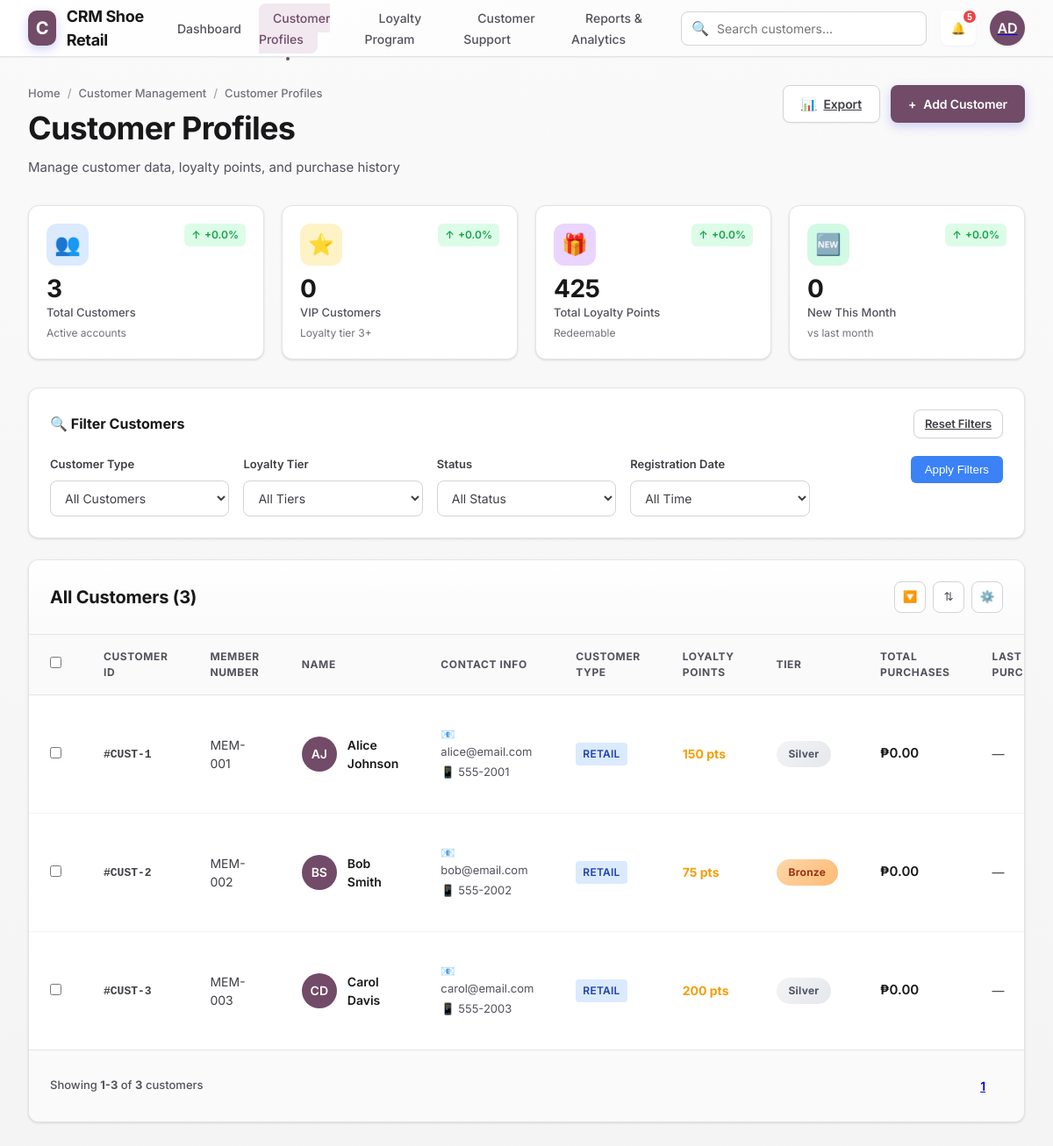
Screenshot of /public/crm/customerProfile.php (signed in) with the database file from the repository.
### tables this page shows
CREATE TABLE `users` (
  `UserID` int(11) NOT NULL,
  `Username` varchar(50) NOT NULL,
  `PasswordHash` varchar(255) NOT NULL,
  `FirstName` varchar(50) NOT NULL,
  `LastName` varchar(50) NOT NULL,
  `Email` varchar(100) NOT NULL,
  `Role` enum('Admin','Manager','Cashier','Accountant','Support','Inventory','Sales','Procurement','Accounting','Customers','HR') NOT NULL,
  `StoreID` int(11) DEFAULT NULL,
  `Status` enum('Active','Inactive') DEFAULT 'Active',
  `CreatedAt` datetime DEFAULT current_timestamp()
);

CREATE TABLE `customers` (
  `CustomerID` int(11) NOT NULL,
  `MemberNumber` varchar(20) DEFAULT NULL,
  `FirstName` varchar(50) NOT NULL,
  `LastName` varchar(50) DEFAULT NULL,
  `Email` varchar(100) DEFAULT NULL,
  `Phone` varchar(20) DEFAULT NULL,
  `Address` text DEFAULT NULL,
  `LoyaltyPoints` int(11) DEFAULT 0,
  `Status` enum('Active','Inactive') DEFAULT 'Active',
  `CreatedAt` datetime DEFAULT current_timestamp()
);

### api/crm.php (called while the page is built, shortened)
<?php
try {
    $db = Database::getInstance()->getConnection();
} catch (PDOException $e) {
    die("Connection failed: " . $e->getMessage());
}
$pdo = $db;
$filters = [
    'type' => $_GET['type'] ?? 'all',
    'tier' => $_GET['tier'] ?? 'all',
    'status' => $_GET['status'] ?? 'all',
    'date_range' => $_GET['date_range'] ?? 'all'
];
$totalCustomers = 0;
$vipCustomers = 0;
$totalLoyaltyPoints = 0;
$newThisMonth = 0;
$customers = [];
try {
    $monthStart = date('Y-m-01');
    $monthEnd = date('Y-m-t');
    $whereConditions = [];
    $params = [];
    $whereClause = $whereConditions ? "WHERE " . implode(" AND ", $whereConditions) : "";
    $stmt = $pdo->prepare("SELECT COUNT(*) FROM customers c $whereClause");
    $stmt->execute($params);
    $totalCustomers = (int)$stmt->fetchColumn();
    $page = isset($_GET['page']) ? max(1, intval($_GET['page'])) : 1;
    $perPage = 10;
    $offset = ($page - 1) * $perPage;
    $vipThreshold = 500;
    $stmt = $pdo->prepare("SELECT COUNT(*) FROM customers WHERE LoyaltyPoints >= ?");
    $stmt->execute([$vipThreshold]);
    $vipCustomers = (int)$stmt->fetchColumn();
    $stmt = $pdo->query("SELECT IFNULL(SUM(LoyaltyPoints),0) FROM customers");
    $totalLoyaltyPoints = (int)$stmt->fetchColumn();
    $stmt = $pdo->prepare("SELECT COUNT(*) FROM customers WHERE CreatedAt BETWEEN ? AND ?");
    $stmt->execute([$monthStart . ' 00:00:00', $monthEnd . ' 23:59:59']);
    $newThisMonth = (int)$stmt->fetchColumn();
    $sql = "SELECT CustomerID, MemberNumber, FirstName, LastName, Email, Phone, Address, LoyaltyPoints, Status, CreatedAt
            FROM customers c
            $whereClause
            ORDER BY FirstName
            LIMIT ? OFFSET ?";
    $stmt = $pdo->prepare($sql);
    $allParams = array_merge($params, [(int)$perPage, (int)$offset]);
    $stmt->execute($allParams);
    $custRows = $stmt->fetchAll(PDO::FETCH_ASSOC);
    $totalPages = $perPage > 0 ? (int)ceil($totalCustomers / $perPage) : 1;
    foreach ($custRows as $r) {
        $cid = $r['CustomerID'];
        $name = trim((($r['FirstName'] ?? '') . ' ' . ($r['LastName'] ?? '')));
        $initials = '';
        foreach (preg_split('/\s+/', $name) as $p) {
            $initials .= strtoupper(substr($p,0,1));
        }
        $points = (int)$r['LoyaltyPoints'];
        $s3 = $pdo->prepare("SELECT IFNULL(SUM(TotalAmount),0) as total, IFNULL(MAX(SaleDate), NULL) as last_sale FROM sales WHERE CustomerID = ?");
        $s3->execute([$cid]);
        $salesRow = $s3->fetch(PDO::FETCH_ASSOC);
        $totalPurchases = $salesRow ? (float)$salesRow['total'] : 0.0;
        $lastPurchase = $salesRow && $salesRow['last_sale'] ? date('M d, Y', strtotime($salesRow['last_sale'])) : '—';
        $tier = 'Bronze';
        if ($points >= 1000) $tier = 'Platinum';
        elseif ($points >= 500) $tier = 'Gold';
        elseif ($points >= 100) $tier = 'Silver';
        $customers[] = [
            'id' => $cid,
            'member_number' => $r['MemberNumber'],
            'display_id' => '#CUST-' . $cid,
            'name' => $name,
            'first_name' => $r['FirstName'],
            'last_name' => $r['LastName'],
            'initials' => $initials,
            'email' => $r['Email'] ?? '',
            'phone' => $r['Phone'] ?? '',
            'address' => $r['Address'] ?? '',
            'type' => ($points >= $vipThreshold ? 'VIP' : 'Retail'),
            'points' => $points,
            'tier' => $tier,
            'total_purchases' => '₱' . number_format($totalPurchases,2),
            'last_purchase' => $lastPurchase,
            'status' => $r['Status']
        ];
    }
} catch (Exception $e) {
    $_SESSION['error_message'] = "Database error: " . $e->getMessage();
}
$stats_dynamic = [
    ['icon'=>'👥','value'=>number_format($totalCustomers),'label'=>'Total Customers','sublabel'=>'Active accounts','trend'=>'+0.0%','trend_dir'=>'up','color'=>'#dbeafe'],
    ['icon'=>'⭐','value'=>number_format($vipCustomers),'label'=>'VIP Customers','sublabel'=>'Loyalty tier 3+','trend'=>'+0.0%','trend_dir'=>'up','color'=>'#fef3c7'],
    ['icon'=>'🎁','value'=>number_format($totalLoyaltyPoints),'label'=>'Total Loyalty Points','sublabel'=>'Redeemable','trend'=>'+0.0%','trend_dir'=>'up','color'=>'#e9d5ff'],
    ['icon'=>'🆕','value'=>number_format($newThisMonth),'label'=>'New This Month','sublabel'=>'vs last month','trend'=>'+0.0%','trend_dir'=>'up','color'=>'#d1fae5']
];
?>

### public/crm/customerProfile.php (the view, shortened to what this page needs)
<?php
require_once('../../api/crm.php');
$userId = $_SESSION['user_id'] ?? null;
$userInitials = '';
if ($userId) {
    $stmt = $db->prepare("SELECT FirstName FROM users WHERE UserID = ?");
    $stmt->execute([$userId]);
    $user = $stmt->fetch(PDO::FETCH_ASSOC);
    if ($user && !empty($user['FirstName'])) {
        $userInitials = strtoupper(substr($user['FirstName'], 0, 2));
    } else {
        $userInitials = 'NA';
    }
}
?>
<!DOCTYPE html>
<html lang="en">
<head>
    <link rel="stylesheet" href="./styles/crmGlobalStyles.css">
</head>
<body>
    <nav class="navbar">
        <div class="navbar-inner">
            <div class="brand">
                <div class="brand-icon">C</div>
                <span>CRM Shoe Retail</span>
            </div>
            <ul class="nav-menu">
                <li><a href="./CrmDashboard.php">Dashboard</a></li>
                <li><a href="./customerProfile.php" class="active">Customer Profiles</a></li>
                <li><a href="./loyaltyProgram.php">Loyalty Program</a></li>
                <li><a href="./customerSupport.php">Customer Support</a></li>
                <li><a href="./reportsManagement.php">Reports & Analytics</a></li>
            </ul>
            <div class="nav-right">
                <div class="search-wrapper">
                    <span class="search-icon">🔍</span>
                    <input type="text" class="search-box" placeholder="Search customers...">
                </div>
                <button class="notification-btn">
                    🔔
                    <span class="notification-badge">5</span>
                </button>
                <a href="./crmProfile.php">
                    <div class="user-avatar"><?php echo htmlspecialchars($userInitials); ?></div>
                </a>
            </div>
        </div>
    </nav>
    <div class="container">
        <div class="page-header">
            <div class="header-content">
                <div class="breadcrumb">
                    <span>Home</span>
                    <span class="breadcrumb-separator">/</span>
                    <span>Customer Management</span>
                    <span class="breadcrumb-separator">/</span>
                    <span>Customer Profiles</span>
                </div>
                <h1 class="page-title">Customer Profiles</h1>
                <p class="page-subtitle">Manage customer data, loyalty points, and purchase history</p>
            </div>
            <div class="header-actions">
                <a href="?export=1" class="btn btn-secondary">
                    <span>📊</span>
                    <span>Export</span>
                </a>
                <button class="btn btn-primary" onclick="openModal('addCustomerModal')">
                    <span>+</span>
                    <span>Add Customer</span>
                </button>
            </div>
        </div>
        <div class="stats-grid">
            <?php
            $stats = $stats_dynamic;
            foreach ($stats as $stat) {
                echo '<div class="stat-card">';
                echo '<div class="stat-header">';
                echo '<div class="stat-icon" style="background: ' . $stat['color'] . ';">' . $stat['icon'] . '</div>';
                echo '<div class="stat-trend ' . $stat['trend_dir'] . '">';
                echo '<span>' . ($stat['trend_dir'] === 'up' ? '↑' : '↓') . '</span>';
                echo '<span>' . $stat['trend'] . '</span>';
                echo '</div>';
                echo '</div>';
                echo '<div class="stat-value">' . $stat['value'] . '</div>';
                echo '<div class="stat-label">' . $stat['label'] . '</div>';
                echo '<div class="stat-sublabel">' . $stat['sublabel'] . '</div>';
                echo '</div>';
            }
            ?>
        </div>
        <div class="filters-section">
            <div class="filters-header">
                <div class="filters-title">🔍 Filter Customers</div>
                <a href="customerProfile.php" class="btn btn-secondary" style="padding: 6px 12px; font-size: 13px;">Reset Filters</a>
            </div>
            <form method="GET" class="filters-form">
                <div class="filters-grid">
                    <div class="filter-group">
                        <label class="filter-label">Customer Type</label>
                        <select class="filter-select" name="type">
                            <option value="all" <?php echo $filters['type'] === 'all' ? 'selected' : ''; ?>>All Customers</option>
                        </select>
                    </div>
                    <div class="filter-group">
                        <label class="filter-label">Loyalty Tier</label>
                        <select class="filter-select" name="tier">
                            <option value="all" <?php echo $filters['tier'] === 'all' ? 'selected' : ''; ?>>All Tiers</option>
                        </select>
                    </div>
                    <div class="filter-group">
                        <label class="filter-label">Status</label>
                        <select class="filter-select" name="status">
                            <option value="all" <?php echo $filters['status'] === 'all' ? 'selected' : ''; ?>>All Status</option>
                        </select>
                    </div>
                    <div class="filter-group">
                        <label class="filter-label">Registration Date</label>
                        <select class="filter-select" name="date_range">
                            <option value="all" <?php echo $filters['date_range'] === 'all' ? 'selected' : ''; ?>>All Time</option>
                        </select>
                    </div>
                    <div class="filter-group">
                        <button type="submit" class="filter-submit">Apply Filters</button>
                    </div>
                </div>
            </form>
        </div>
        <div class="content-card">
            <div class="card-header">
                <h2 class="section-title">All Customers (<?php echo number_format($totalCustomers) ?>)</h2>
                <div class="card-actions">
                    <button class="icon-btn" title="Filter">🔽</button>
                    <button class="icon-btn" title="Sort">⇅</button>
                    <button class="icon-btn" title="Settings">⚙️</button>
                </div>
            </div>
            <div class="table-wrapper">
                <table class="table">
                    <thead>
                        <tr>
                            <th><input type="checkbox" id="select-all"></th>
                            <th>Customer ID</th>
                            <th>Member Number</th>
                            <th>Name</th>
                            <th>Contact Info</th>
                            <th>Customer Type</th>
                            <th>Loyalty Points</th>
                            <th>Tier</th>
                            <th>Total Purchases</th>
                            <th>Last Purchase</th>
                        </tr>
                    </thead>
                    <tbody>
                        <?php
                        foreach ($customers as $customer) {
                            $tierClass = match ($customer['tier']) {
                                'Platinum' => 'tier-platinum',
                                'Gold' => 'tier-gold',
                                'Silver' => 'tier-silver',
                                default => 'tier-bronze'
                            };
                            $typeClass = match ($customer['type']) {
                                'VIP' => 'type-vip',
                                'Wholesale' => 'type-wholesale',
                                default => 'type-retail'
                            };
                            echo '<tr>';
                            echo '<td><input type="checkbox" class="row-checkbox"></td>';
                            echo '<td><span class="contact-id">' . $customer['display_id'] . '</span></td>';
                            echo '<td>' . $customer['member_number'] . '</td>';
                            echo '<td>';
                            echo '<div class="contact-name-cell">';
                            echo '<div class="contact-avatar">' . $customer['initials'] . '</div>';
                            echo '<div class="contact-name-info">';
                            echo '<div class="contact-name-primary">' . $customer['name'] . '</div>';
                            echo '</div>';
                            echo '</div>';
                            echo '</td>';
                            echo '<td>';
                            echo '<div class="contact-info-details">';
                            echo '<div>📧 ' . $customer['email'] . '</div>';
                            echo '<div>📱 ' . $customer['phone'] . '</div>';
                            echo '</div>';
                            echo '</td>';
                            echo '<td><span class="type-badge ' . $typeClass . '">' . strtoupper($customer['type']) . '</span></td>';
                            echo '<td><span class="loyalty-points">' . number_format($customer['points']) . ' pts</span></td>';
                            echo '<td><span class="tier-badge ' . $tierClass . '">' . $customer['tier'] . '</span></td>';
                            echo '<td><span class="value-cell">' . $customer['total_purchases'] . '</span></td>';
                            echo '<td>' . $customer['last_purchase'] . '</td>';
                            echo '</tr>';
                        }
                        ?>
                    </tbody>
                </table>
            </div>
            <div class="table-footer">
                <?php
                $start = $offset + 1;
                $end = min($offset + $perPage, $totalCustomers);
                ?>
                <div class="showing-text">
                    Showing <strong><?php echo $start ?>-<?php echo $end ?></strong> of <strong><?php echo number_format($totalCustomers) ?></strong> customers
                </div>
                <div class="pagination">
                    <?php
                    $maxPagesToShow = 7;
                    $startPage = max(1, min($page - floor($maxPagesToShow / 2), max(1, $totalPages - $maxPagesToShow + 1)));
                    $endPage = min($startPage + $maxPagesToShow - 1, $totalPages);
                    for ($i = $startPage; $i <= $endPage; $i++):
                    ?>
                        <a href="?<?php echo http_build_query(array_merge($_GET, ['page' => $i])) ?>" class="btn <?php echo ($i == $page ? 'active' : '') ?>"><?php echo $i ?></a>
                    <?php endfor; ?>
                </div>
            </div>
        </div>
    </div>
</body>
</html>

### rows the page displays
users: FirstName "AD"
customers: display_id "#CUST-1", MemberNumber "MEM-001", initials "AJ", name "Alice Johnson", Email "alice@email.com", Phone "555-2001", type "RETAIL", LoyaltyPoints "150", tier "Silver", total_purchases "₱0.00", last_purchase "—"
customers: display_id "#CUST-2", MemberNumber "MEM-002", initials "BS", name "Bob Smith", Email "bob@email.com", Phone "555-2002", type "RETAIL", LoyaltyPoints "75", tier "Bronze", total_purchases "₱0.00", last_purchase "—"
customers: display_id "#CUST-3", MemberNumber "MEM-003", initials "CD", name "Carol Davis", Email "carol@email.com", Phone "555-2003", type "RETAIL", LoyaltyPoints "200", tier "Silver", total_purchases "₱0.00", last_purchase "—"

### other values shown
$stat['icon'] "👥"
$stat['trend'] "+0.0%"
$stat['value'] "3"
$stat['label'] "Total Customers"
$stat['sublabel'] "Active accounts"
$stat['icon'] "⭐"
$stat['value'] "0"
$stat['label'] "VIP Customers"
$stat['sublabel'] "Loyalty tier 3+"
$stat['icon'] "🎁"
$stat['value'] "425"
$stat['label'] "Total Loyalty Points"
$stat['sublabel'] "Redeemable"
$stat['icon'] "🆕"
$stat['label'] "New This Month"
